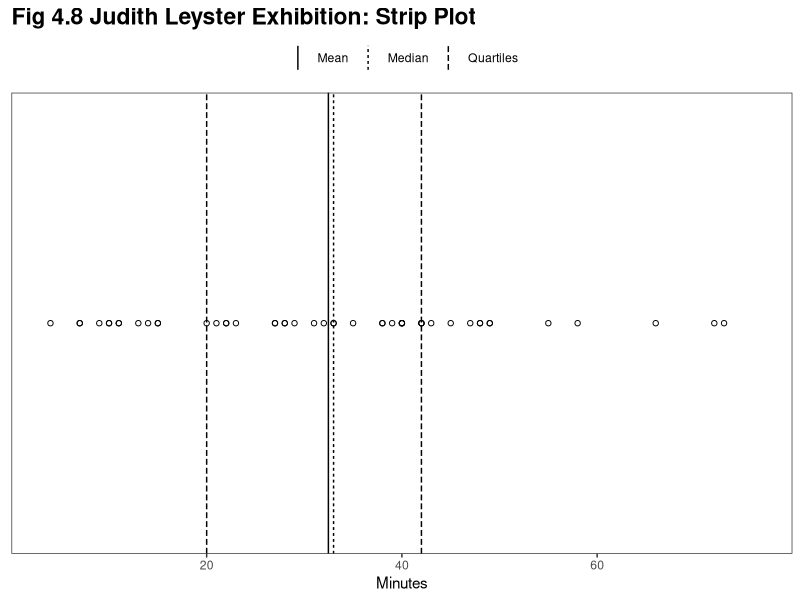
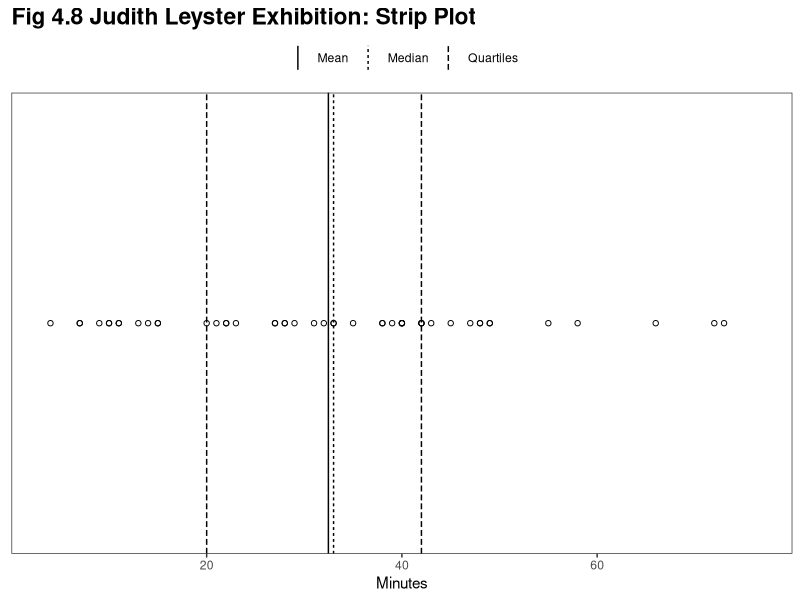

Write R code to recreate these figures, in order.
library(ggplot2)

this_base <- "fig04-08_judith-leyster-exhibition-strip-plot"

my_data <- data.frame(
  minutes <- c(4, 7, 7, 9, 10, 10, 11,
               11, 13, 14, 15, 15, 20, 21,
               22, 22, 23, 27, 27, 28, 28,
               29, 31, 32, 33, 33, 35, 38,
               38, 39, 40, 40, 40, 40, 42,
               42, 42, 43, 45, 47, 48, 48,
               49, 49, 55, 58, 66, 72, 73)
)

df <- with(my_data, {
  mu <- mean(minutes)
  med <- median(minutes)
  q1 <- quantile(minutes, probs = 0.25, names = FALSE)
  q2 <- quantile(minutes, probs = 0.75, names = FALSE)
  df <- data.frame(stat = c("Mean", "Median", "Quartiles", "Quartiles"),
                   val = c(mu, med, q1, q2))
  df
})

p <- ggplot(my_data, aes(x = minutes, y = factor(1))) +
  geom_point(shape = 1) +
  scale_x_continuous(breaks = c(20, 40, 60), limits = c(0, 80), 
                     expand = c(0, 0)) +
  labs(x = "Minutes", y = NULL) +
  ggtitle("Fig 4.8 Judith Leyster Exhibition: Strip Plot") +
  theme_bw() +
  theme(panel.grid.major = element_blank(),
        panel.grid.minor = element_blank(),
        plot.title = element_text(size = rel(1.5), face = "bold"),
        axis.ticks.y = element_blank(),
        axis.text.y = element_blank(),
        legend.position = "top",
        legend.title = element_blank())

  
p <- p + geom_vline(data = df, aes(xintercept = val, linetype = stat), 
                    show_guide = TRUE)

p

ggsave(paste0(this_base, ".png"), 
       p, width = 6, height = 3)

## TODO: fix legend to match original
